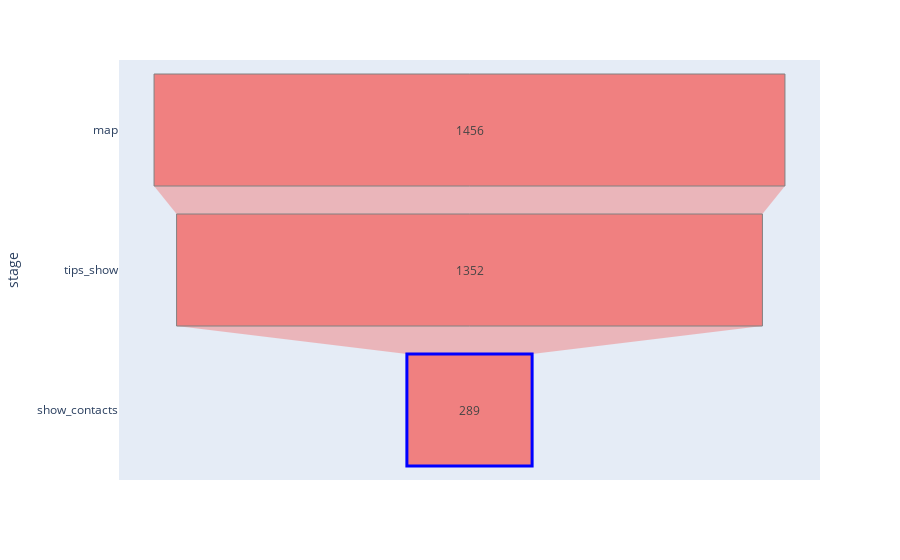

Write notebook code for a chart like this one.
### Code cell
#funnel for the scenario Map - Tip_show - show_contacts

map_users = user_sankey2.query('event_name == "map"')['user_id'].unique()
map_df = user_sankey2.query('user_id in @map_users')
map1=map_df.groupby('event_name', as_index=False).agg(users_cnt=('user_id', 'nunique'))

data_funnel_map=map1.query("event_name in ('map', 'tips_show', 'show_contacts')")
data_funnel_map=data_funnel_map.sort_values(by='users_cnt', ascending=False)
data_funnel_map

data_funnel_x=data_funnel_map['users_cnt'].to_frame().reset_index()['users_cnt'].to_list()
data_funnel_y=data_funnel_map['event_name'].to_frame().reset_index()['event_name'].to_list()

df = pd.DataFrame(dict(
    stage = data_funnel_y,
    number = data_funnel_x))

fig = px.funnel(df, x = 'number', y = 'stage',
                color_discrete_sequence = ['lightcoral'], opacity = 1)
fig.update_traces(marker = {'line': {'width': [1, 1, 3, 1], 'color': ['gray', 'gray', 'blue', 'gray']}})

fig.show()

### Figure 1 — Plotly figure (JSON) as saved in the notebook; plotly's stock layout.template omitted (floating-point values rounded to 4 significant figures)
{"data": [{"hovertemplate": "number=%{x}<br>stage=%{y}<extra></extra>", "legendgroup": "", "marker": {"color": "lightcoral", "line": {"color": ["gray", "gray", "blue", "gray"], "width": [1, 1, 3, 1]}}, "name": "", "opacity": 1, "orientation": "h", "showlegend": false, "type": "funnel", "x": [1456, 1352, 289], "xaxis": "x", "y": ["map", "tips_show", "show_contacts"], "yaxis": "y"}], "layout": {"legend": {"tracegroupgap": 0}, "margin": {"t": 60}, "xaxis": {"anchor": "y", "domain": [0, 1], "title": {"text": "number"}}, "yaxis": {"anchor": "x", "domain": [0, 1], "title": {"text": "stage"}}}}
